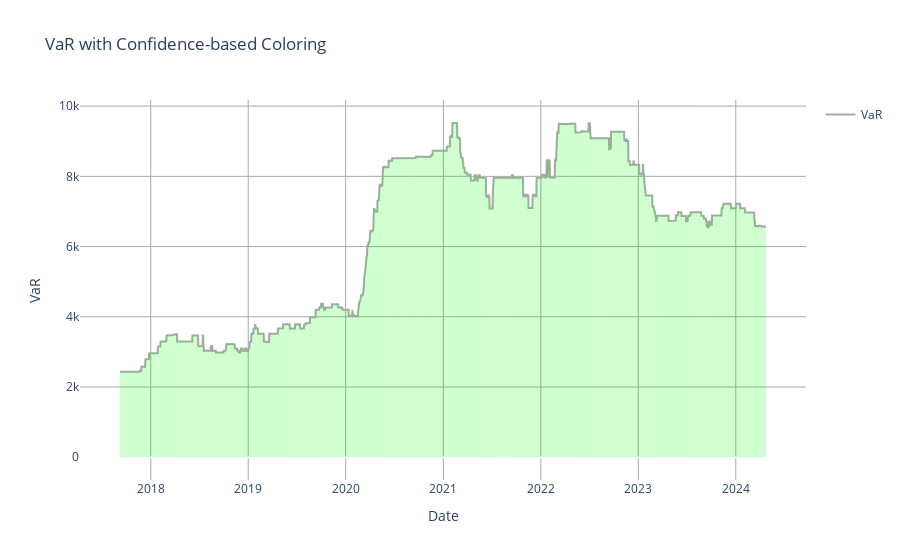

This figure's notebook cell:
### Code cell
fig = plot_VaR(my_result)
fig.show()
